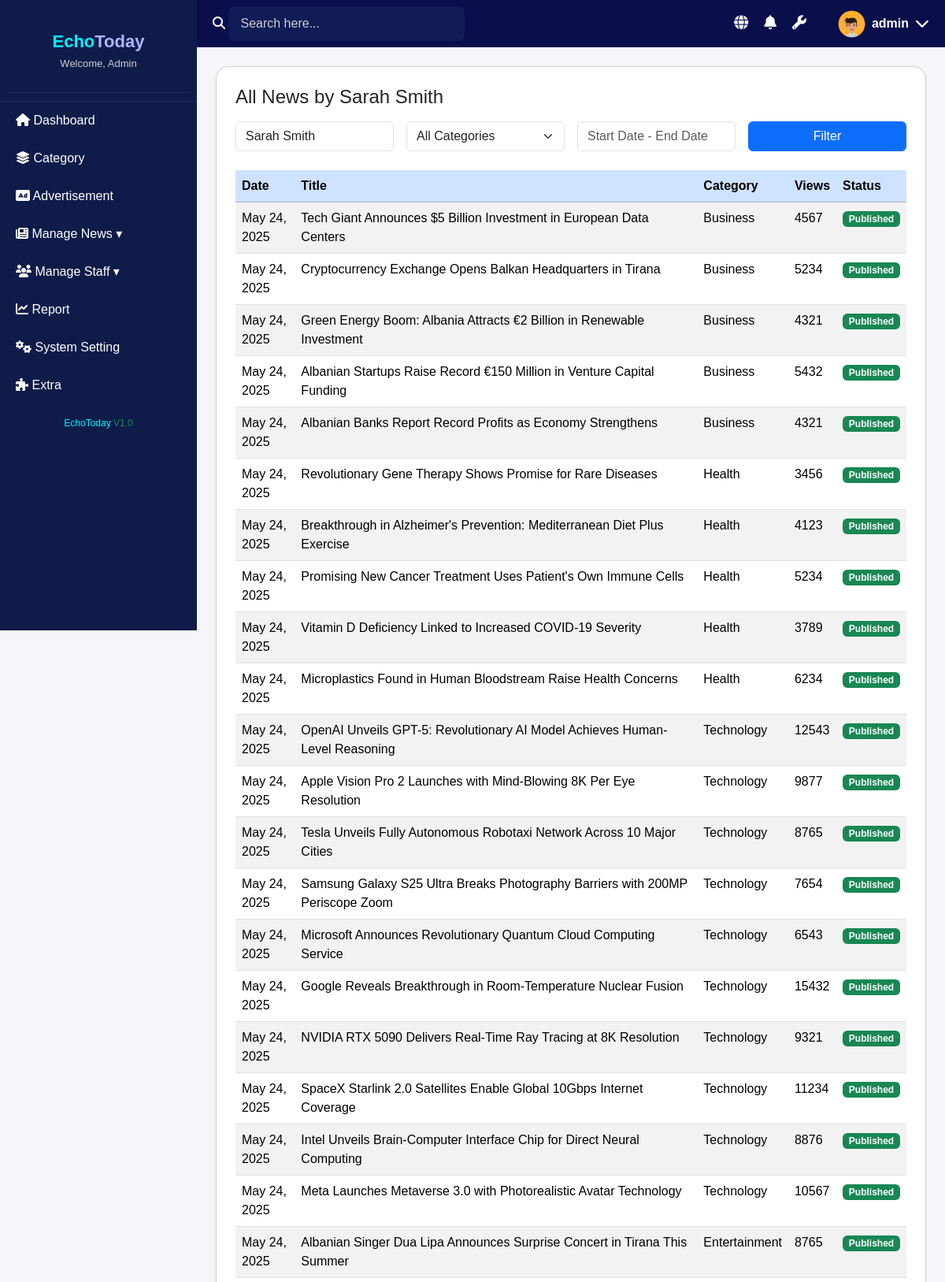
The app's page /admin/manage_staff.php?id=2&status=all (upper part) with its own data.
### tables this page shows
CREATE TABLE `users` (
  `id` int(11) NOT NULL,
  `username` varchar(50) NOT NULL,
  `password` varchar(255) NOT NULL,
  `email` varchar(100) NOT NULL,
  `role` enum('admin','journalist') NOT NULL,
  `first_name` varchar(50) NOT NULL,
  `last_name` varchar(50) NOT NULL,
  `bio` text DEFAULT NULL,
  `profile_image` varchar(255) DEFAULT NULL,
  `status` enum('active','inactive') DEFAULT 'active',
  `created_at` timestamp NOT NULL DEFAULT current_timestamp(),
  `updated_at` timestamp NOT NULL DEFAULT current_timestamp() ON UPDATE current_timestamp()
);

CREATE TABLE `articles` (
  `id` int(11) NOT NULL,
  `title` varchar(255) NOT NULL,
  `slug` varchar(255) NOT NULL,
  `content` longtext NOT NULL,
  `excerpt` text DEFAULT NULL,
  `featured_image` varchar(255) DEFAULT NULL,
  `author_id` int(11) NOT NULL,
  `category_id` int(11) NOT NULL,
  `status` enum('draft','pending_review','published','rejected') DEFAULT 'draft',
  `is_featured` tinyint(1) DEFAULT 0,
  `trending` tinyint(1) DEFAULT 0,
  `youtube_link` varchar(255) DEFAULT NULL,
  `has_video` tinyint(1) DEFAULT 0,
  `view_count` int(11) DEFAULT 0,
  `published_at` timestamp NULL DEFAULT NULL,
  `created_at` timestamp NOT NULL DEFAULT current_timestamp(),
  `updated_at` timestamp NOT NULL DEFAULT current_timestamp() ON UPDATE current_timestamp(),
  `tags` varchar(255) DEFAULT NULL
);

CREATE TABLE `categories` (
  `id` int(11) NOT NULL,
  `name` varchar(50) NOT NULL,
  `slug` varchar(50) NOT NULL,
  `description` text DEFAULT NULL,
  `is_active` tinyint(1) DEFAULT 1,
  `display_order` int(11) DEFAULT 0,
  `created_at` timestamp NOT NULL DEFAULT current_timestamp(),
  `updated_at` timestamp NOT NULL DEFAULT current_timestamp() ON UPDATE current_timestamp()
);

### admin/manage_staff.php (the view, shortened to what this page needs)
<?php
include('../includes/db_connection.php');
$staff_id = isset($_GET['id']) && is_numeric($_GET['id']) ? intval($_GET['id']) : null;
$user = null;
if ($staff_id) {
    $userQuery = "SELECT * FROM users WHERE id = $staff_id";
    $userResult = mysqli_query($conn, $userQuery);
    $user = mysqli_fetch_assoc($userResult);
}
$status = $_GET['status'] ?? 'all';
$search = $_GET['search'] ?? '';
$date = $_GET['date'] ?? '';
$pageTitles = [
    'all' => 'All News',
    'published' => 'Approved News',
    'pending_review' => 'Pending News',
    'rejected' => 'Rejected News'
];
?>
<!DOCTYPE html>
<html lang="en">
<head>
  <link rel="stylesheet" href="https://cdn.jsdelivr.net/npm/bootstrap@5.3.2/dist/css/bootstrap.min.css">
  <link rel="stylesheet" href="css/admin_style.css">
  <link rel="stylesheet" href="https://cdnjs.cloudflare.com/ajax/libs/font-awesome/6.0.0-beta3/css/all.min.css">
</head>
<body>
<?php include('admin_header.php'); ?>
<?php include('admin_sidebar.php'); ?>
<div class="main-content px-4 pt-4">
  <div class="card p-4 shadow-sm bg-white rounded-4">
<?php if ($staff_id): ?>
  <?php
    $query = "
      SELECT a.*, u.first_name, u.last_name, c.name AS category_name
      FROM articles a
      LEFT JOIN users u ON a.author_id = u.id
      LEFT JOIN categories c ON a.category_id = c.id
      WHERE a.author_id = $staff_id
    ";
    $query .= " ORDER BY a.created_at DESC";
    $result = mysqli_query($conn, $query);
    $staffName = $user ? $user['first_name'] . ' ' . $user['last_name'] : 'Staff';
  ?>
  <h4 class="mb-3"><?= $pageTitles[$status] ?? 'News' ?> by <?= htmlspecialchars($staffName) ?></h4>
  <form method="GET" class="row g-3 align-items-end mb-4">
    <div class="col-md-3">
      <input type="text" name="search" class="form-control" placeholder="Search..."
        value="<?= htmlspecialchars($search ?: $staffName) ?>">
    </div>
    <div class="col-md-3">
      <select name="category" class="form-select">
        <option value="">All Categories</option>
      </select>
    </div>
    <div class="col-md-3">
      <input type="text" name="date" class="form-control" placeholder="Start Date - End Date" value="<?= htmlspecialchars($date) ?>">
    </div>
    <div class="col-md-3">
      <button type="submit" class="btn btn-primary w-100">Filter</button>
    </div>
  </form>
  <table class="table table-striped">
    <thead class="table-primary">
      <tr>
        <th>Date</th>
        <th>Title</th>
        <th>Category</th>
        <th>Views</th>
        <th>Status</th>
      </tr>
    </thead>
    <tbody>
      <?php while ($row = mysqli_fetch_assoc($result)) : ?>
        <tr>
          <td><?= date("M d, Y", strtotime($row['created_at'])) ?></td>
          <td><?= htmlspecialchars($row['title']) ?></td>
          <td><?= htmlspecialchars($row['category_name']) ?></td>
          <td><?= $row['view_count'] ?></td>
          <td><span class="badge bg-<?= $row['status'] === 'published' ? 'success' : ($row['status'] === 'rejected' ? 'danger' : 'warning') ?>">
            <?= ucfirst($row['status']) ?></span></td>
        </tr>
      <?php endwhile; ?>
    </tbody>
  </table>
<?php endif; ?>
  </div>
</div>
</body>
</html>

### admin/css/admin_style.css (style rules this page uses)
body { margin: 0; font-family: Arial, sans-serif; background: #f5f6fa; }
.main-content { margin-left: 250px; padding-top: 80px; padding: 20px; min-height: 100vh; background-color: #f5f6fa; }
.main-content { margin-left: 250px; padding: 50px; background-color: #f5f6fa; min-height: 100vh; }

### admin/manage_staff.php (style rules this page uses)
.main-content { margin-left: 250px; margin-top: 60px; padding: 30px; background-color: #f8f9fa; min-height: 100vh; }

### records on screen
users: staffName "Sarah Smith", search "Sarah Smith"
articles: created_at "May 24, 2025", title "Tech Giant Announces $5 Billion Investment in European Data Centers", category.name "Business", view_count "4567", status "Published"
articles: created_at "May 24, 2025", title "Cryptocurrency Exchange Opens Balkan Headquarters in Tirana", category.name "Business", view_count "5234", status "Published"
articles: created_at "May 24, 2025", title "Green Energy Boom: Albania Attracts €2 Billion in Renewable Investment", category.name "Business", view_count "4321", status "Published"
articles: created_at "May 24, 2025", title "Albanian Startups Raise Record €150 Million in Venture Capital Funding", category.name "Business", view_count "5432", status "Published"
articles: created_at "May 24, 2025", title "Albanian Banks Report Record Profits as Economy Strengthens", category.name "Business", view_count "4321", status "Published"
articles: created_at "May 24, 2025", title "Revolutionary Gene Therapy Shows Promise for Rare Diseases", category.name "Health", view_count "3456", status "Published"
articles: created_at "May 24, 2025", title "Breakthrough in Alzheimer's Prevention: Mediterranean Diet Plus Exercise", category.name "Health", view_count "4123", status "Published"
articles: created_at "May 24, 2025", title "Promising New Cancer Treatment Uses Patient's Own Immune Cells", category.name "Health", view_count "5234", status "Published"
articles: created_at "May 24, 2025", title "Vitamin D Deficiency Linked to Increased COVID-19 Severity", category.name "Health", view_count "3789", status "Published"
articles: created_at "May 24, 2025", title "Microplastics Found in Human Bloodstream Raise Health Concerns", category.name "Health", view_count "6234", status "Published"
articles: created_at "May 24, 2025", title "OpenAI Unveils GPT-5: Revolutionary AI Model Achieves Human-Level Reasoning", category.name "Technology", view_count "12543", status "Published"
articles: created_at "May 24, 2025", title "Apple Vision Pro 2 Launches with Mind-Blowing 8K Per Eye Resolution", category.name "Technology", view_count "9877", status "Published"
articles: created_at "May 24, 2025", title "Tesla Unveils Fully Autonomous Robotaxi Network Across 10 Major Cities", category.name "Technology", view_count "8765", status "Published"
articles: created_at "May 24, 2025", title "Samsung Galaxy S25 Ultra Breaks Photography Barriers with 200MP Periscope Zoom", category.name "Technology", view_count "7654", status "Published"
articles: created_at "May 24, 2025", title "Microsoft Announces Revolutionary Quantum Cloud Computing Service", category.name "Technology", view_count "6543", status "Published"
articles: created_at "May 24, 2025", title "Google Reveals Breakthrough in Room-Temperature Nuclear Fusion", category.name "Technology", view_count "15432", status "Published"
articles: created_at "May 24, 2025", title "NVIDIA RTX 5090 Delivers Real-Time Ray Tracing at 8K Resolution", category.name "Technology", view_count "9321", status "Published"
articles: created_at "May 24, 2025", title "SpaceX Starlink 2.0 Satellites Enable Global 10Gbps Internet Coverage", category.name "Technology", view_count "11234", status "Published"
articles: created_at "May 24, 2025", title "Intel Unveils Brain-Computer Interface Chip for Direct Neural Computing", category.name "Technology", view_count "8876", status "Published"
articles: created_at "May 24, 2025", title "Meta Launches Metaverse 3.0 with Photorealistic Avatar Technology", category.name "Technology", view_count "10567", status "Published"
articles: created_at "May 24, 2025", title "Albanian Singer Dua Lipa Announces Surprise Concert in Tirana This Summer", category.name "Entertainment", view_count "8765", status "Published"

### other values on screen
$pageTitles[$status] "All News"
